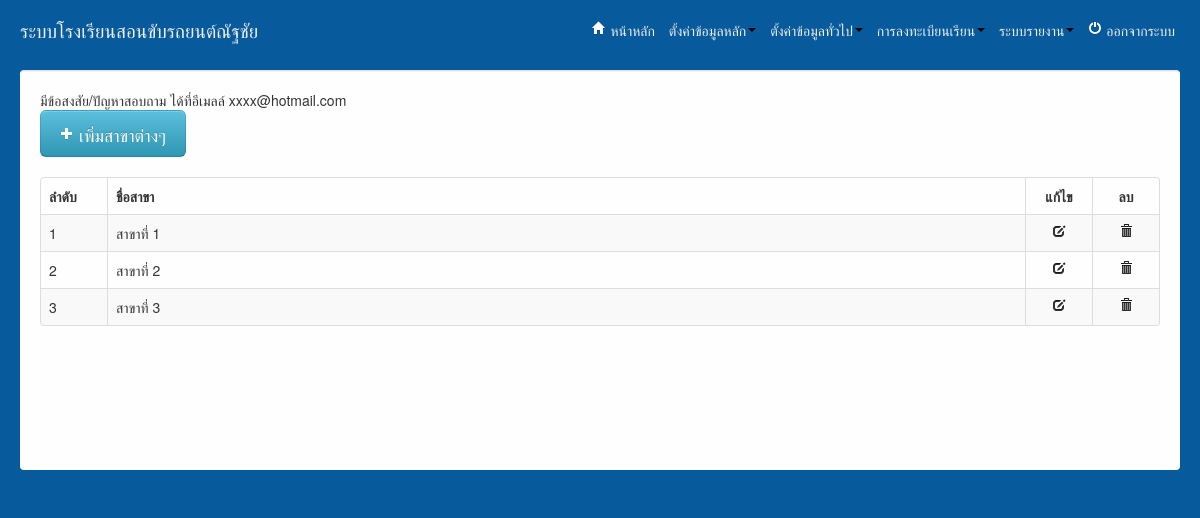
Page /admin/index.php?url=index_degree.php (signed in) on the committed database.
### tables this page shows
CREATE TABLE IF NOT EXISTS `tbdegree` (
  `id` int(11) NOT NULL AUTO_INCREMENT,
  `name` varchar(255) NOT NULL,
  PRIMARY KEY (`id`)
);

### admin/index_degree.php (the view, shortened to what this page needs)
<?php
$rs = mysql_query('SELECT * FROM tbdegree');
?>
<a href="index.php?url=form_degree.php" class="btn btn-large btn-info"><i class="icon icon-plus icon-white"></i> เพิ่มสาขาต่างๆ</a>
<br><br>
<table class="table table-hover table-striped table-bordered">
     <thead>
          <tr>
               <th width ="50px">ลำดับ</th>
               <th>ชื่อสาขา</th>
               <th class="text-center" width="50px">แก้ไข</th>
               <th class="text-center" width="50px">ลบ</th>
          </tr>
     </thead>
     <tbody>
          <?php
          $i = 1;
          while ($val = mysql_fetch_assoc($rs)):
               ?>
               <tr>
                    <td><?php echo $i++; ?></td>
                    <td><?php echo $val['name']; ?></td>
                    <td class="text-center"><a href="index.php?url=form_degree.php&id=<?php echo $val['id']; ?>"><i class="icon icon-edit"></i></a></td>
                    <td class="text-center"><a href="delete_degree.php?id=<?php echo $val['id']; ?>" onclick="return confirm('ยืนยันการลบ ?');"><i class="icon icon-trash"></i></a></td>
               </tr>
          <?php endwhile; ?>
     </tbody>
</table>

### admin/css/mycss.css (style rules this page uses)
* { margin: 0; padding: 0; }

### admin/index.php (style rules this page uses)
table tr .text-center { text-align:center; vertical-align: middle; }

### rows in the picture
tbdegree: name "สาขาที่ 1"
tbdegree: name "สาขาที่ 2"
tbdegree: name "สาขาที่ 3"
